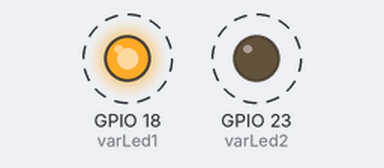
A program run on a simulated Raspberry Pi (BCM pin numbers). Shown: output pins drawn as LEDs (lit = HIGH). Dashed ring = blinking.

Above: at 0.5 s.
Timing chart, 0 to 4.6 s (numbered marks = the images above):
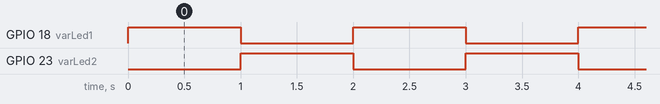

The program:

2_knipperende_leds.py
```python
from gpiozero import LED
from time import sleep

varLed1 = LED(18) # variabele led is gelijk aan gpio-pin 18
varLed2 = LED(23) # variabele led is gelijk aan gpio-pin 23

while True: #als waar
    varLed1.on() #led1 aan
    sleep(1) #wacht 1s
    varLed1.off()#led1 uit
    varLed2.on() #led2 aan
    sleep(1) #wacht 1s
    varLed2.off() #led2 aan
    
```

Measured:
- by itself, GPIO 18 (varLed1), GPIO 23 (varLed2): alternates HIGH for 1.0 s and LOW for 1.0 s
